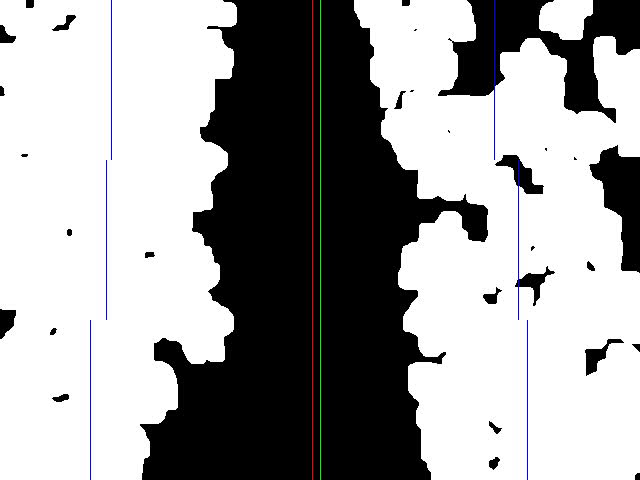
#> input picture frame 1 of src/results/test1-op.mp4, 640 x 480 px, given in place of the camera
$ python integrate_cam_motor.py
#> lines starting #> are read from the running program, lines starting #| are printed output that depends on the picture; after the words box and inside, x2 and y2 are one past the last pixel; in counts of white or black regions, pixels touching at a corner belong together
### src/capture_video.py
import numpy as np
import cv2
import urllib.request

class capture_video:
    def __init__(self, mode=0):
        self.mode = mode

    def setup_webcam(self):
        self.cap = cv2.VideoCapture(0)

    def webcam_input(self):
        ret, frame = self.cap.read()
        return frame

    def destroy_webcam(self):
        self.cap.release()
        cv2.destroyAllWindows()


    def setup_ipcam(self, ip):
        self.url = "http://"+ip+":8080/shot.jpg?rnd=946321"
        print("setup done successfully")

    # [11 lines left out: function ipcam_input, not called in this run]

    def setup_video(self, filename):
        self.cap = cv2.VideoCapture(filename)

    def video_input(self):
        return self.webcam_input()


# [23 lines that do not run on import are left out]

### src/image_processing.py
import numpy as np
import cv2


# take the input image and threshold the green pixels
def green_threshold(img):
    hsv = cv2.cvtColor(img, cv2.COLOR_BGR2HSV)
    lower_green = np.array([25, 0, 0])
    upper_green = np.array([86, 255, 255])
    mask = cv2.inRange(hsv, lower_green, upper_green)
    return mask


def avg_filter(img):
    kernel = (1/10)*np.array([
        [0, 0.5, 1, 0.5, 0],
        [0.5, 1, 1, 1, 0.5],
        [1, 1, 1, 1, 1],
        [0.5, 1, 1, 1, 0.5],
        [0, 0.5, 1, 0.5, 0]
    ])
    dst = cv2.filter2D(img, -1, kernel)
    return dst


def single_value_threshold(img, cutoff=65):
    ret, thresh1 = cv2.threshold(img, cutoff, 255, cv2.THRESH_BINARY)
    return thresh1


def min_filter(img):
    kernel = np.ones(shape=(3, 3), dtype=np.uint8)
    dst = cv2.erode(img, kernel, iterations=1)
    return dst


def nearest_neighbour(img):
    dst = cv2.resize(img, None, fx=1, fy=1, interpolation=cv2.INTER_NEAREST)
    return dst


def dilation(img):
    kernel = np.ones(shape=(5, 5), dtype=np.uint8)
    dst = cv2.dilate(img, kernel, iterations=1)
    return dst


def opening(img):
    kernel = np.ones(shape=(5, 5), dtype=np.uint8)
    dst = cv2.morphologyEx(img, cv2.MORPH_OPEN, kernel)
    return dst


def avg_white(img):
    x, y = [], []
    for i in range(len(img)):
        for j in range(len(img[0])):
            if img[i][j] == 255:
                x.append(i)
                y.append(j)
    img = cv2.cvtColor(img, cv2.COLOR_GRAY2RGB)
    try:
        x, y = sum(x)//len(x), sum(y)//len(y)
    except :
        x,y = 0,0
    img = draw_stline(img, x, y, [255, 0, 0])
    return img, x, y


def divide_avg(img):
    x, y = img.shape
    posx, posy = [0, 0, 0, 0, 0, 0], [0, 0, 0, 0, 0, 0]
    img_new = cv2.cvtColor(img, cv2.COLOR_GRAY2RGB)
    img_new[:x//3, :(y//2)], posx[0], posy[0] = avg_white(img[:x//3, :(y//2)])
    img_new[:x//3, y//2:], posx[1], posy[1] = avg_white(img[:x//3, y//2:])
    img_new[x//3:2*x//3, :y //
            2], posx[2], posy[2] = avg_white(img[x//3:2*x//3, :y//2])
    img_new[x//3:2*x//3, y //
            2:], posx[3], posy[3] = avg_white(img[x//3:2*x//3, y//2:])
    img_new[2*x//3:, :y//2], posx[4], posy[4] = avg_white(img[2*x//3:, :y//2])
    img_new[2*x//3:, y//2:], posx[5], posy[5] = avg_white(img[2*x//3:, y//2:])

    posx[2] += x//3
    posx[3] += x//3
    posx[4] += 2*x//3
    posx[5] += 2*x//3
    posy[1] += y//2
    posy[3] += y//2
    posy[5] += y//2

    return img_new, [posx, posy]


def draw_stline(img, posx, posy, color1=[0, 0, 255]):
    for i in range(len(img)):
        img[i, posy] = color1
    return img


def process_image(img):
    mask = green_threshold(img)
    for _ in range(5):
        mask = nearest_neighbour(mask)
        mask = min_filter(mask)
        mask = avg_filter(mask)
        mask = single_value_threshold(mask)
        mask = opening(mask)
    mask = dilation(mask)
    mask = dilation(mask)
    mask = opening(mask)
    mask = avg_filter(mask)
    mask = single_value_threshold(mask, 100)

    # mask = avg_white(mask)
    mask, pos = divide_avg(mask)
    mask = draw_stline(mask, sum(pos[0][2:4])//2, sum(pos[1][2:4])//2)
    mask = draw_stline(mask, sum(pos[0][4:6])//2, len(mask[0])//2, [0, 255, 0])

    return mask, sum(pos[1][2:4])//2 - len(mask[0])//2
    # return mask, 0


# [11 lines that do not run on import are left out]

### src/drive.py
import RPi.GPIO as gpio
import time
from motor import Motor as motor

# 11,12  13,15,  21,23,  29,31,  33,35,  37,40
class drive:
    def __init__(self, pins: list = [40,37,  35,33,  29,31,  12,11,  15,13,  21,23]):
        self.motor1 = motor(pins[0], pins[1])
        self.motor2 = motor(pins[2], pins[3])
        self.motor3 = motor(pins[4], pins[5])
        self.motor4 = motor(pins[6], pins[7])
        self.motor5 = motor(pins[8], pins[9])
        self.motor6 = motor(pins[10], pins[11])

    # [55 lines left out: functions forward, backward, stop, cleanup, turn_left, turn_right and 1 more, not called in this run]

    def adjust_right(self):
        self.motor1.forward(100)
        self.motor2.forward(100)
        self.motor3.forward(100)
        self.motor4.forward(70)
        self.motor5.forward(70)
        self.motor6.forward(70)


# [14 lines that do not run on import are left out]

### src/motor.py
import RPi.GPIO as gpio
import time

class Motor:
    def __init__(self, pin1, pin2):
        self.pin1 = pin1
        self.pin2 = pin2
        gpio.setmode(gpio.BOARD)
        # pwm pins pin1 pin2
        gpio.setup(self.pin1, gpio.OUT)
        gpio.setup(self.pin2, gpio.OUT)
        self.pwm1 = gpio.PWM(self.pin1, 100)
        self.pwm2 = gpio.PWM(self.pin2, 100)
        self.pwm1.start(0)
        self.pwm2.start(0)

    def forward(self, speed=100):
        self.pwm1.ChangeDutyCycle(speed)
        self.pwm2.ChangeDutyCycle(0)

    def backward(self, speed=100):
        self.pwm1.ChangeDutyCycle(0)
        self.pwm2.ChangeDutyCycle(speed)

    def stop(self):
        self.pwm1.ChangeDutyCycle(0)
        self.pwm2.ChangeDutyCycle(0)

    def cleanup(self):
        gpio.cleanup()

# [8 lines that do not run on import are left out]


### src/integrate_cam_motor.py
import numpy as np
import cv2
from capture_video import capture_video
from image_processing import process_image
from drive import drive


class control_bot:
    def __init__(self):
        self.actions = ['Stop', 'Forward', 'Backward','Turn Left', 'Turn Right', 'Adjust Left', 'Adjust Right']
        self.drive = drive()
        self.actions_func = {
            0: self.drive.stop,
            1: self.drive.forward,
            2: self.drive.backward,
            3: self.drive.turn_left,
            4: self.drive.turn_right,
            5: self.drive.adjust_left,
            6: self.drive.adjust_right
        }
    def set_action(self, key):
        self.actions_func[int(key)]()

    def select_action(self, err):
        if abs(err) <= 10 :
            print( self.actions[1])
            self.set_action(1)
        elif err > 0 :
            print( self.actions[5])
            self.set_action(5)
        else :
            print( self.actions[6])
            self.set_action(6)

# [43 lines left out: functions test_from_video, test_from_ipweb, not called in this run]

def test_from_web(write_video=False):
    print("here")
    if write_video :
        result = cv2.VideoWriter('./results/test2-op.mp4',cv2.VideoWriter_fourcc(*'MJPG'),10, (640,480))
    cap = capture_video()
    cap.setup_webcam()
    cb = control_bot()
    while True:
        try :
            img = cap.webcam_input()
#> in webcam_input, frame is the input picture: shape (480, 640, 3); mean B, G, R 160.4, 160.1, 160.2
            img = cv2.resize(img, (640, 480))
            img2,err = process_image(img)
#> in green_threshold, `hsv = cv2.cvtColor(img, cv2.COLOR_BGR2HSV)`: hsv: shape (480, 640, 3); mean H, S, V 8.7, 12.8, 161.1
#> in green_threshold, `mask = cv2.inRange(hsv, lower_green, upper_green)`:
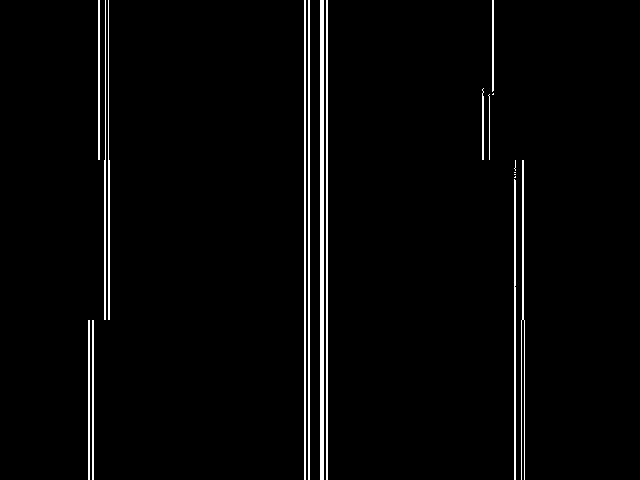
#> mask: shape (480, 640); 2.7% white in thin lines or dots, all inside (x1, y1, x2, y2) = (88, 0, 525, 480)
#> the loop in process_image, `for _ in range(5):` made 5 passes
#> pass 1, in min_filter, `dst = cv2.erode(img, kernel, iterations=1)`:
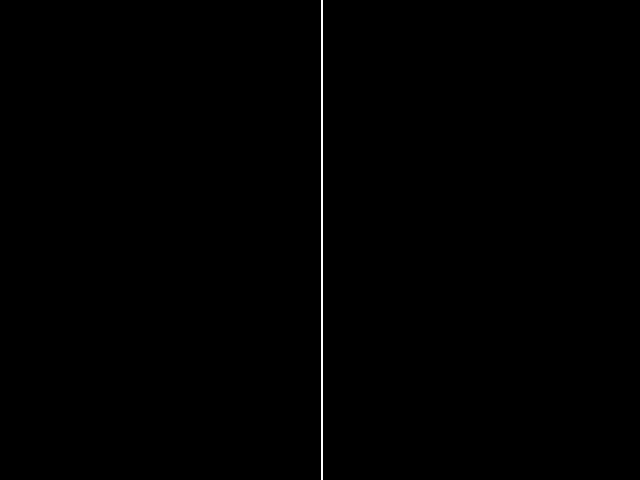
#> dst: shape (480, 640); 0.31% white in thin lines or dots, all inside (x1, y1, x2, y2) = (321, 0, 323, 480)
#> pass 1, in single_value_threshold, `ret, thresh1 = cv2.threshold(img, cutoff, 255, cv2.THRESH_BINARY)`:
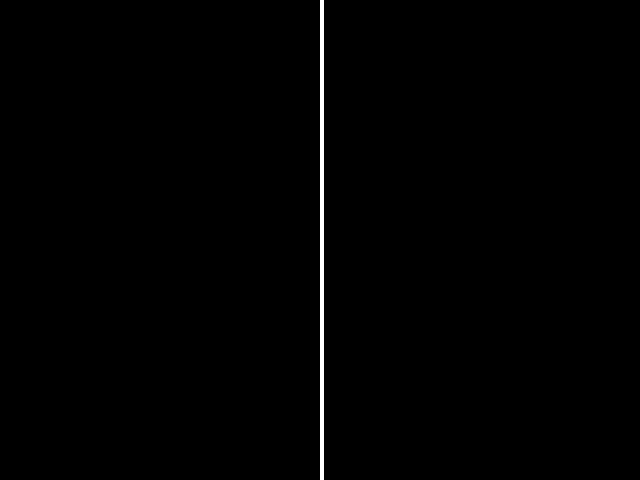
#> thresh1: shape (480, 640); 0.62% white; 1 white region, box (x1, y1, x2, y2) and area: (320, 0, 324, 480) 1920
#> in divide_avg, `img_new = cv2.cvtColor(img, cv2.COLOR_GRAY2RGB)`: img_new: shape (480, 640, 3); every value is 0
#> after the loop in avg_white, `for i in range(len(img)):`: x = []
#> in avg_white, `img = cv2.cvtColor(img, cv2.COLOR_GRAY2RGB)`: img: shape (160, 320, 3); every value is 0
#> after the loop in draw_stline, `for i in range(len(img)):`:
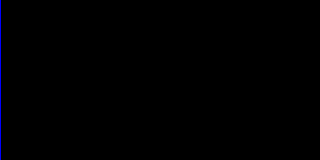
#> img: shape (160, 320, 3); mean B, G, R 0.8, 0, 0
#> in divide_avg, `img_new[2*x//3:, y//2:], posx[5], posy[5] = avg_white(img[2*x//3:, y//..`:
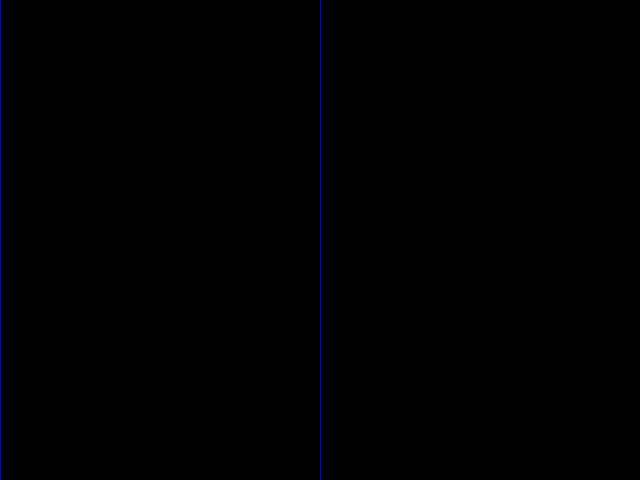
#> img_new: shape (480, 640, 3); mean B, G, R 0.8, 0, 0
#> in process_image, `mask, pos = divide_avg(mask)`: pos = [[0, 0, 160, 160, 320, 320], [0, 320, 0, 320, 0, 320]]
#> after the loop in draw_stline (call 8), `for i in range(len(img)):`:
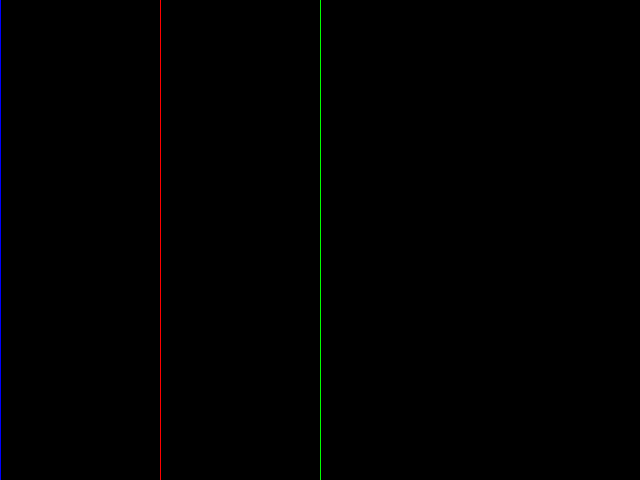
#> img: shape (480, 640, 3); mean B, G, R 0.4, 0.4, 0.4
#> err = -160
            cv2.imshow("test1-ip",img)
            cv2.imshow("test1-op",img2)
            cb.select_action(err)
            if write_video:
                result.write(img2)
            cv2.waitKey(1)
        except KeyboardInterrupt:
            cv2.destroyAllWindows()
            break
    if write_video:
        result.release()
        print("video saved successfully")
if __name__ == '__main__':
    # test_from_video()
    test_from_web()

$ run again, starting later in the video
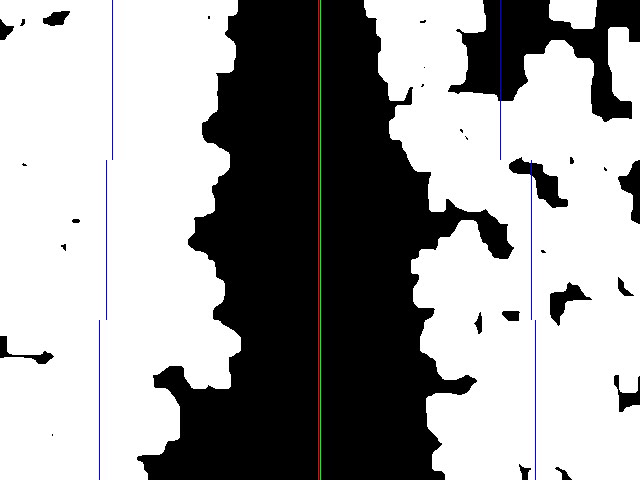
#> input picture frame 8 of src/results/test1-op.mp4, 640 x 480 px, given in place of the camera
#> in webcam_input, frame is the input picture: shape (480, 640, 3); mean B, G, R 158.6, 158.4, 158.5
#> hsv: shape (480, 640, 3); mean H, S, V 6.2, 8.3, 159.3
#> in green_threshold, `mask = cv2.inRange(hsv, lower_green, upper_green)`:
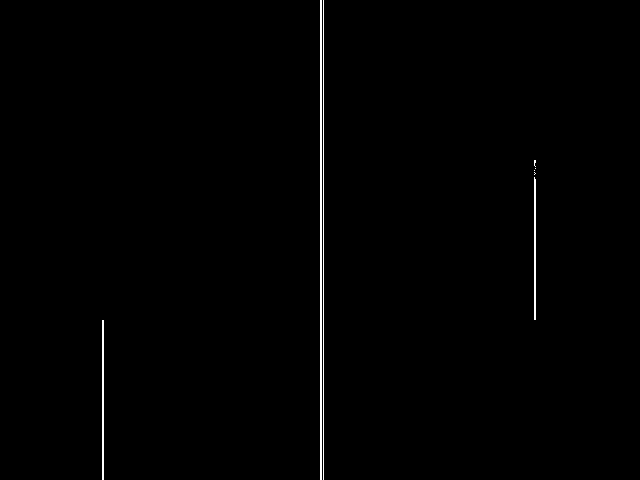
#> mask: shape (480, 640); 0.67% white in thin lines or dots, all inside (x1, y1, x2, y2) = (102, 0, 536, 480)
#> after the loop in avg_white, `for i in range(len(img)):`: x = []
#> pos = [[0, 0, 160, 160, 320, 320], [0, 320, 0, 320, 0, 320]]
#> err = -160
